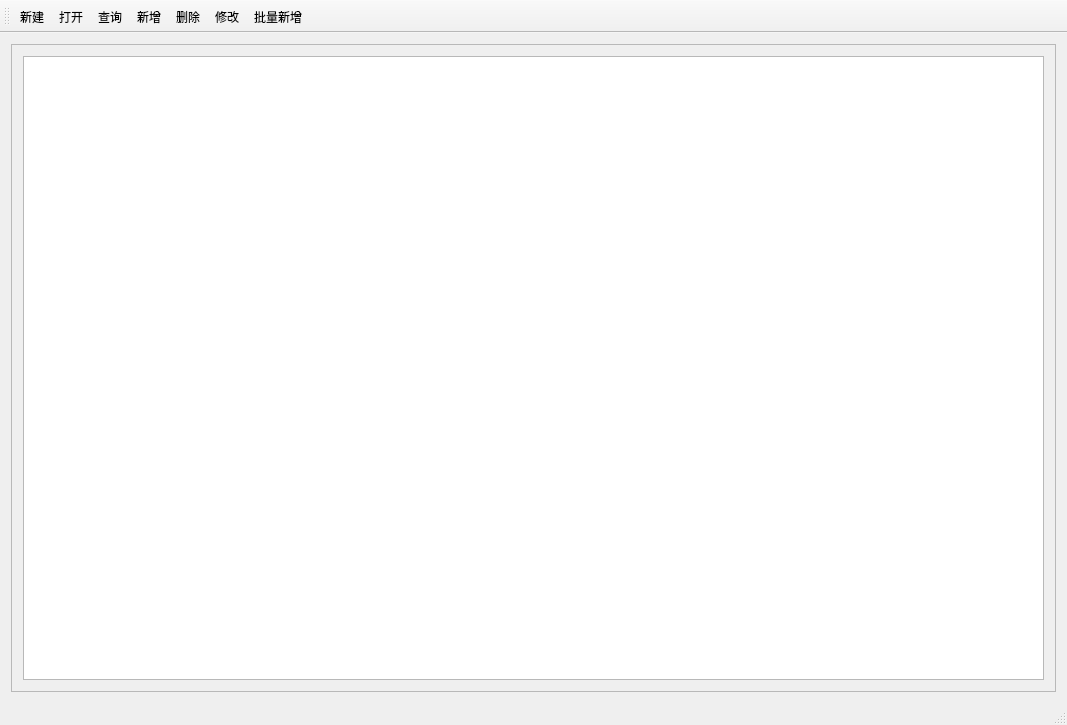
<?xml version="1.0" encoding="UTF-8"?>
<ui version="4.0">
 <class>MainWindow</class>
 <widget class="QMainWindow" name="MainWindow">
  <property name="geometry">
   <rect>
    <x>0</x>
    <y>0</y>
    <width>1067</width>
    <height>725</height>
   </rect>
  </property>
  <property name="windowTitle">
   <string>MainWindow</string>
  </property>
  <widget class="QWidget" name="centralWidget">
   <layout class="QVBoxLayout" name="verticalLayout_2">
    <item>
     <widget class="QScrollArea" name="scrollArea">
      <property name="widgetResizable">
       <bool>true</bool>
      </property>
      <widget class="QWidget" name="scrollAreaWidgetContents">
       <property name="geometry">
        <rect>
         <x>0</x>
         <y>0</y>
         <width>1047</width>
         <height>588</height>
        </rect>
       </property>
       <layout class="QVBoxLayout" name="verticalLayout">
        <item>
         <widget class="QTableWidget" name="table"/>
        </item>
       </layout>
      </widget>
     </widget>
    </item>
   </layout>
  </widget>
  <widget class="QToolBar" name="toolBar">
   <property name="windowTitle">
    <string>toolBar</string>
   </property>
   <property name="iconSize">
    <size>
     <width>64</width>
     <height>64</height>
    </size>
   </property>
   <property name="toolButtonStyle">
    <enum>Qt::ToolButtonTextUnderIcon</enum>
   </property>
   <attribute name="toolBarArea">
    <enum>TopToolBarArea</enum>
   </attribute>
   <attribute name="toolBarBreak">
    <bool>false</bool>
   </attribute>
   <addaction name="actionNewFile"/>
   <addaction name="actionOpenFile"/>
   <addaction name="actionSearch"/>
   <addaction name="actionInsert"/>
   <addaction name="actionDelete"/>
   <addaction name="actionUpdate"/>
   <addaction name="actionInsertTXT"/>
  </widget>
  <widget class="QStatusBar" name="statusBar"/>
  <action name="actionNewFile">
   <property name="checkable">
    <bool>false</bool>
   </property>
   <property name="icon">
    <iconset resource="tool_img.qrc">
     <normaloff>:/img/new_file</normaloff>:/img/new_file</iconset>
   </property>
   <property name="text">
    <string>新建</string>
   </property>
   <property name="toolTip">
    <string>新建一个数据库</string>
   </property>
   <property name="statusTip">
    <string>新建</string>
   </property>
   <property name="whatsThis">
    <string>新建</string>
   </property>
  </action>
  <action name="actionOpenFile">
   <property name="icon">
    <iconset resource="tool_img.qrc">
     <normaloff>:/img/open_file</normaloff>:/img/open_file</iconset>
   </property>
   <property name="text">
    <string>打开</string>
   </property>
   <property name="toolTip">
    <string>从以保存的文件打开数据库</string>
   </property>
  </action>
  <action name="actionSearch">
   <property name="icon">
    <iconset resource="tool_img.qrc">
     <normaloff>:/img/find</normaloff>:/img/find</iconset>
   </property>
   <property name="text">
    <string>查询</string>
   </property>
   <property name="toolTip">
    <string>查询特定记录</string>
   </property>
  </action>
  <action name="actionInsert">
   <property name="icon">
    <iconset resource="tool_img.qrc">
     <normaloff>:/img/insert</normaloff>:/img/insert</iconset>
   </property>
   <property name="text">
    <string>新增</string>
   </property>
   <property name="toolTip">
    <string>新增一条记录</string>
   </property>
  </action>
  <action name="actionDelete">
   <property name="icon">
    <iconset resource="tool_img.qrc">
     <normaloff>:/img/delete</normaloff>:/img/delete</iconset>
   </property>
   <property name="text">
    <string>删除</string>
   </property>
   <property name="toolTip">
    <string>删除特定记录</string>
   </property>
  </action>
  <action name="actionUpdate">
   <property name="icon">
    <iconset resource="tool_img.qrc">
     <normaloff>:/img/update</normaloff>:/img/update</iconset>
   </property>
   <property name="text">
    <string>修改</string>
   </property>
   <property name="toolTip">
    <string>更新数据</string>
   </property>
  </action>
  <action name="actionInsertTXT">
   <property name="icon">
    <iconset resource="tool_img.qrc">
     <normaloff>:/img/insert_txt</normaloff>:/img/insert_txt</iconset>
   </property>
   <property name="text">
    <string>批量新增</string>
   </property>
   <property name="toolTip">
    <string>从TXT文件批量新增</string>
   </property>
  </action>
 </widget>
 <layoutdefault spacing="6" margin="11"/>
 <resources>
  <include location="tool_img.qrc"/>
 </resources>
 <connections/>
</ui>
